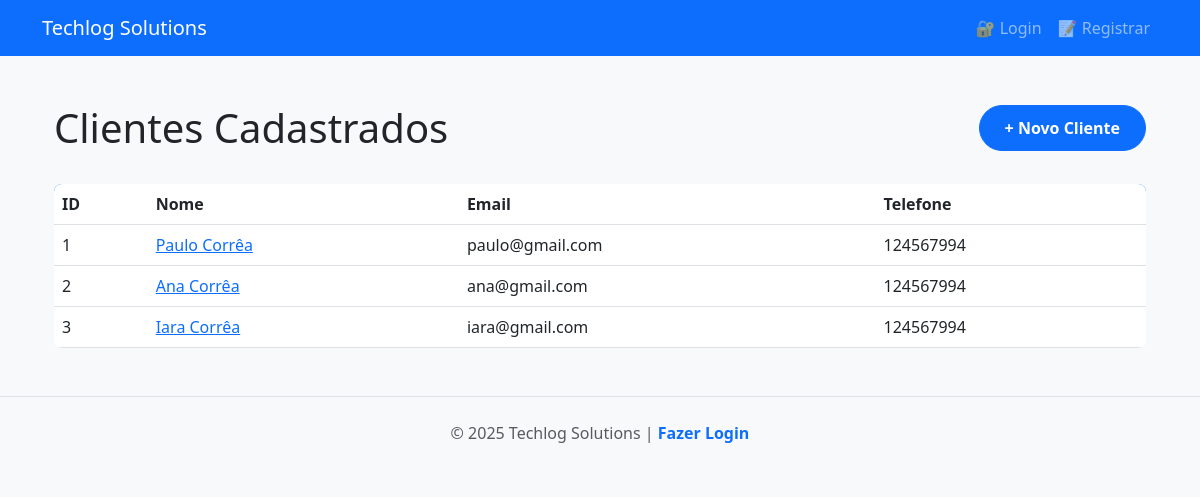
Page /clientes/ on the earlier database version.
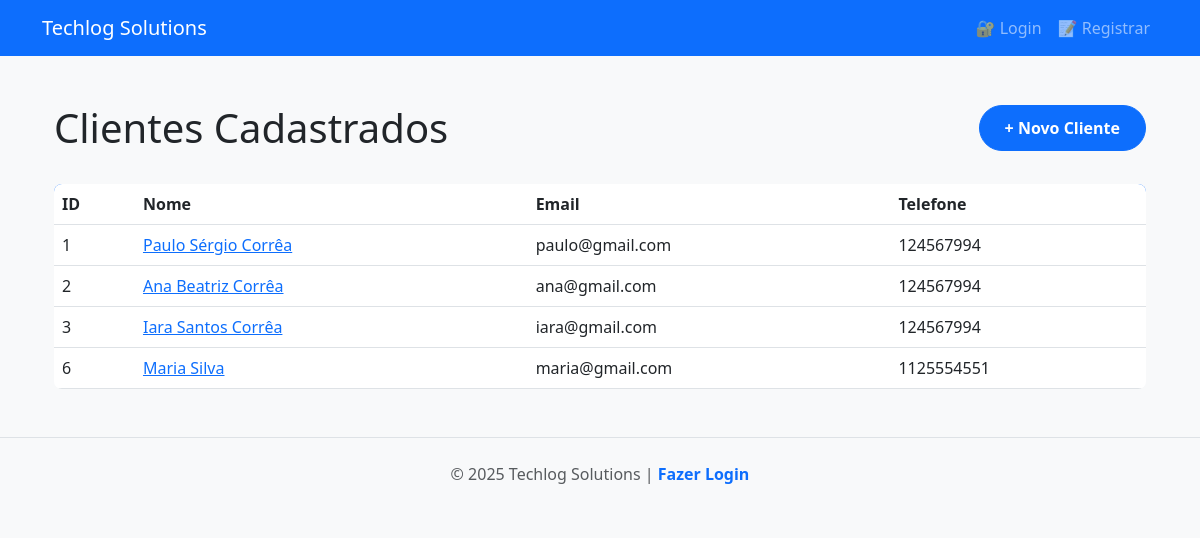
Same page on the later database version.
### tables this page shows
CREATE TABLE clientes(
          id INTEGER PRIMARY KEY AUTOINCREMENT,
          nome TEXT NOT NULL,
          email TEXT NOT NULL,
          telefone TEXT NOT NULL
        );

### app/rotas/cliente.py (the view)
@front_router.get("/", response_class=HTMLResponse)
async def pagina_listar_clientes(request: Request, cliente_repositorio: Annotated[ClienteRepositorio, Depends(obter_cliente_repositorio)]):
  clientes = await cliente_repositorio.listar_clientes()
  return templates.TemplateResponse(
    request=request,
    name="clientes.html",
    context={"clientes": clientes, "titulo": "Lista de Clientes"}
  )

### templates/clientes.html (shortened to what this page needs)
{% extends "base.html" %}  {% block conteudo %}
<div class="container">
  <div
    class="header-section"
    style="
      display: flex;
      justify-content: space-between;
      align-items: center;
      margin-bottom: 2rem;
    "
  >
    <h1 style="margin: 0">Clientes Cadastrados</h1>
    <a href="/clientes/novo" class="btn btn-primary"> + Novo Cliente </a>
  </div>
  <div class="clientes-lista">
    <table class="table">
      <thead>
        <tr>
          <th>ID</th>
          <th>Nome</th>
          <th>Email</th>
          <th>Telefone</th>
        </tr>
      </thead>
      <tbody>
        {% for cliente in clientes %}
        <tr>
          <td>{{ cliente.id_ }}</td>
          <td>
            <a href="/clientes/{{ cliente.id_ }}">{{ cliente.nome }}</a>
          </td>
          <td>{{ cliente.email }}</td>
          <td>{{ cliente.telefone }}</td>
        </tr>
        {% endfor %}
      </tbody>
    </table>
  </div>
</div>
{% endblock %}

### templates/base.html (shortened to what this page needs)
<!DOCTYPE html>
<html lang="pt-BR">
<head>
    <link href="https://cdn.jsdelivr.net/npm/bootstrap@5.3.0/dist/css/bootstrap.min.css" rel="stylesheet">
    <link rel="stylesheet" href="{{ url_for('static', path='/css/style.css') }}">
</head>
<body>
    <nav class="navbar navbar-expand-lg navbar-dark bg-primary">
        <div class="container">
            <a class="navbar-brand" href="/">
                Techlog Solutions
            </a>
            <div class="collapse navbar-collapse" id="navbarNav">
                <ul class="navbar-nav ms-auto">
                    {% if request.cookies.get("session_token") %}
                        <li class="nav-item">
                            <a class="nav-link" href="/">🏠 Início</a>
                        </li>
                        <li class="nav-item">
                            <a class="nav-link" href="/clientes">👥 Clientes</a>
                        </li>
                        <li class="nav-item">
                            <a class="nav-link" href="/docs" target="_blank">📚 API Docs</a>
                        </li>
                        <li class="nav-item">
                            <div class="user-info">
                                <a href="/logout" class="nav-link" onclick="return confirm('Deseja realmente sair?')">➜] Sair</a>
                            </div>
                        </li>
                    {% else %}
                        <li class="nav-item">
                            <a class="nav-link" href="/login">🔐 Login</a>
                        </li>
                        <li class="nav-item">
                            <a class="nav-link" href="/registro">📝 Registrar</a>
                        </li>
                    {% endif %}
                </ul>
            </div>
        </div>
    </nav>
    <main class="container my-5">
        {% block conteudo %}
        {% endblock %}
    </main>
    <footer class="bg-light py-4 mt-5">
        <div class="container text-center">
            <p class="text-muted mb-0">
                © 2025 Techlog Solutions |
                {% if request.cookies.get("session_token") %}
                    <a href="/docs">Documentação da API</a>
                {% else %}
                    <a href="/login">Fazer Login</a>
                {% endif %}
            </p>
        </div>
    </footer>
</body>
</html>

### static/css/style.css (style rules this page uses)
:root { --primary-color: #0d6efd; --secondary-color: #6c757d; --success-color: #198754; --danger-color: #dc3545; --warning-color: #ffc107; --info-color: #0dcaf0; --light-bg: #f8f9fa; --dark-text: #212529; --border-radius: 8px; --transition: all 0.3s ease; }
body { font-family: 'Segoe UI', Tahoma, Geneva, Verdana, sans-serif; background-color: var(--light-bg); color: var(--dark-text); }
.btn { border-radius: 50px; padding: 10px 25px; font-weight: 600; transition: var(--transition); }
.table { background: white; border-radius: var(--border-radius); overflow: hidden; }
.table thead { background: var(--primary-color); color: white; }
footer { margin-top: auto; border-top: 1px solid #dee2e6; }
footer a { color: var(--primary-color); text-decoration: none; font-weight: 600; }

Differences in the rows shown:
changed clientes "paulo@gmail.com": nome "Paulo Corrêa" → "Paulo Sérgio Corrêa"
changed clientes "ana@gmail.com": nome "Ana Corrêa" → "Ana Beatriz Corrêa"
changed clientes "iara@gmail.com": nome "Iara Corrêa" → "Iara Santos Corrêa"
added clientes: id_ "6", nome "Maria Silva", email "maria@gmail.com", telefone "1125554551"
